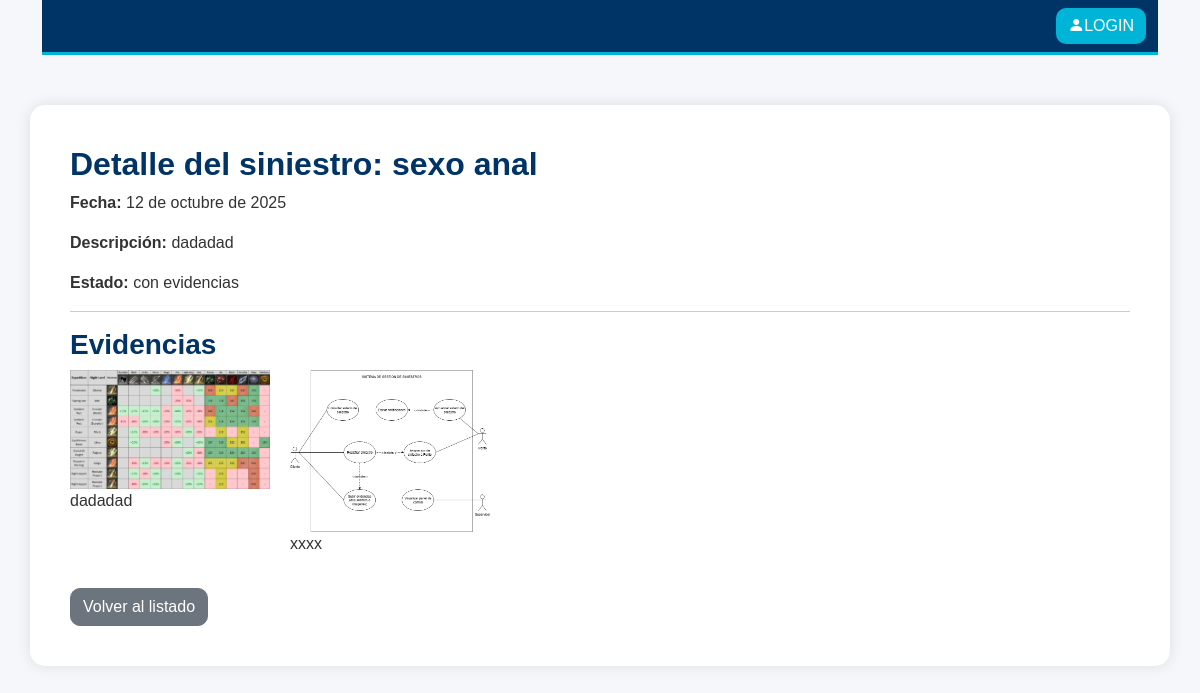
The app's page /detail/8 with its own data.
### ClienteSiniestro/models.py (models this page shows, shortened)
class Sinis(models.Model):
    asunto = models.CharField(max_length=100, unique=True)
    descripcion = models.TextField()
    fecha = models.DateField()
    imagen1 = models.ImageField(upload_to='Cliente', null=True, blank=True)
    imagen2 = models.ImageField(upload_to='Cliente', null=True, blank=True)
    imagen3 = models.ImageField(upload_to='Cliente', null=True, blank=True)
    imagen4 = models.ImageField(upload_to='Cliente', null=True, blank=True)
    imagen5 = models.ImageField(upload_to='Cliente', null=True, blank=True)
    expli1 = models.CharField(max_length=100, blank=True)
    expli2 = models.CharField(max_length=100, blank=True)
    expli3 = models.CharField(max_length=100, blank=True)
    expli4 = models.CharField(max_length=100, blank=True)
    expli5 = models.CharField(max_length=100, blank=True)
    estado = models.CharField(max_length=50, default='pendiente')

### ClienteSiniestro/views.py (the view)
# urls.py: path('detail/<int:id>', sinDetail, name='detail')
def sinDetail(request, id):
    siniestro = get_object_or_404(Sinis, id=id)
    return render(request, 'ClienteSiniestro/sin_detail.html', {'siniestro': siniestro})

### ClienteSiniestro/templates/ClienteSiniestro/sin_detail.html (shortened to what this page needs)
{% extends "ClienteSiniestro/base.html" %}
{% block content %}
<h2>Detalle del siniestro: {{ siniestro.asunto }}</h2>
<p><strong>Fecha:</strong> {{ siniestro.fecha }}</p>
<p><strong>Descripción:</strong> {{ siniestro.descripcion }}</p>
<p><strong>Estado:</strong> {{ siniestro.estado }}</p>
<hr>
<h3>Evidencias</h3>
{% if siniestro.imagen1 or siniestro.imagen2 or siniestro.imagen3 or siniestro.imagen4 or siniestro.imagen5 %}
<div style="display: flex; flex-wrap: wrap; gap: 20px;">
    {% if siniestro.imagen1 %}<div><img src="{{ siniestro.imagen1.url }}" width="200"><p>{{ siniestro.expli1 }}</p></div>{% endif %}
    {% if siniestro.imagen2 %}<div><img src="{{ siniestro.imagen2.url }}" width="200"><p>{{ siniestro.expli2 }}</p></div>{% endif %}
</div>
{% else %}
<p><em>NO HA SUBIDO EVIDENCIAS</em></p>
<a href="{% url 'evidence' siniestro.id %}" class="btn btn-warning mt-3">Agregar evidencias</a>
{% endif %}
<a href="{% url 'list' %}" class="btn btn-secondary mt-3">Volver al listado</a>
{% endblock %}

### ClienteSiniestro/static/css/styles.css (style rules this page uses)
body { font-family: "Poppins", sans-serif; background-color: #f5f7fa; color: #333; margin: 0; padding: 0; }
h1, h2, h3 { font-weight: 600; color: #003366; }
a { text-decoration: none; }
.btn { border-radius: 10px !important; transition: all 0.3s ease; }

### records on screen
Sinis: asunto "sexo anal", fecha "12 de octubre de 2025", descripcion "dadadad", estado "con evidencias", imagen1 (picture), expli1 "dadadad", imagen2 (picture), expli2 "xxxx"
